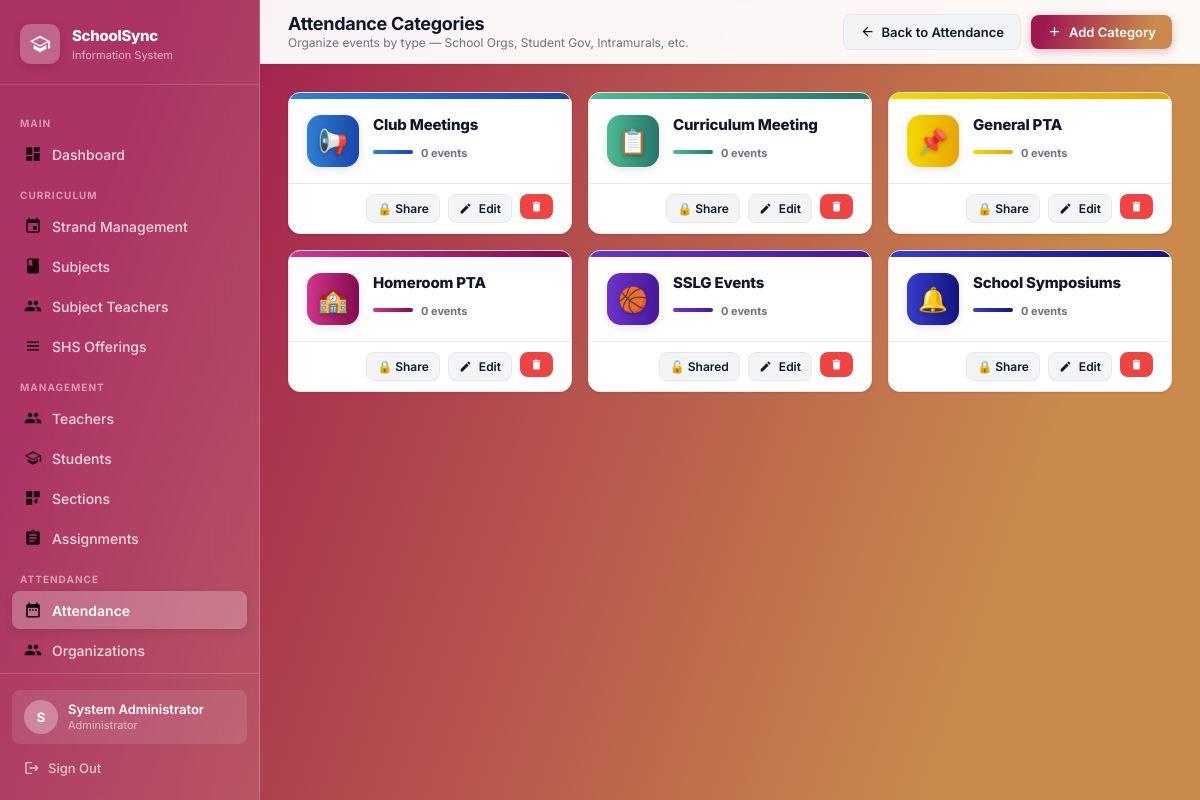
/attendance/categories (signed in), run on the app's committed database.
### tables this page shows
CREATE TABLE attendance_categories (id INTEGER PRIMARY KEY AUTOINCREMENT, name TEXT NOT NULL UNIQUE, description TEXT, color TEXT DEFAULT '#6b7280', icon TEXT DEFAULT '🎯', created_at TEXT DEFAULT (datetime('now')), created_by_student INTEGER, is_shared INTEGER DEFAULT 0);

### app.py (the view)
@app.route('/attendance/categories')
@login_required
def attendance_categories():
    conn = get_db()
    cats = conn.execute(
        "SELECT ac.*, COUNT(ae.id) AS event_count"
        " FROM attendance_categories ac"
        " LEFT JOIN attendance_events ae ON ae.category_id=ac.id"
        " GROUP BY ac.id ORDER BY ac.name"
    ).fetchall()
    conn.close()
    return render_template('attendance_categories.html', categories=cats)

### app.py (called while the page is built)
def get_db():
    conn = sqlite3.connect(DATABASE)
    conn.row_factory = sqlite3.Row
    conn.execute("PRAGMA foreign_keys = ON")
    return conn

def login_required(f):
    @wraps(f)
    def decorated(*args, **kwargs):
        if 'admin_id' not in session:
            return redirect(url_for('login'))
        return f(*args, **kwargs)
    return decorated

### templates/attendance_categories.html (shortened to what this page needs)
{% extends "layout.html" %}
{% block page_title %}Attendance Categories{% endblock %}
{% block page_subtitle %}Organize events by type — School Orgs, Student Gov, Intramurals, etc.{% endblock %}
{% block header_actions %}
  <a href="{{ url_for('attendance_home') }}" class="btn btn-secondary">
    <svg viewBox="0 0 24 24" fill="currentColor"><path d="M20 11H7.83l5.59-5.59L12 4l-8 8 8 8 1.41-1.41L7.83 13H20v-2z"/></svg>
    Back to Attendance
  </a>
  <button class="btn btn-primary" onclick="openModal('addCatModal')">
    <svg viewBox="0 0 24 24" fill="currentColor"><path d="M19 13h-6v6h-2v-6H5v-2h6V5h2v6h6v2z"/></svg>
    Add Category
  </button>
{% endblock %}
{% block content %}
{% set COURSE_COLORS = [
  ('--blue-course',        '#3b82f6'),
  ('--teal-course',        '#14b8a6'),
  ('--yellow-course',      '#f59e0b'),
  ('--pink-course',        '#ec4899'),
  ('--dark-teal-course',   '#8b5cf6'),
  ('--medium-blue-course', '#6366f1'),
  ('--mint-green-course',  '#06b6d4'),
  ('--green-course',       '#22c55e'),
  ('--orange-course',      '#f97316'),
  ('--slate-blue-course',  '#0ea5e9'),
  ('--dark-green-course',  '#10b981'),
  ('--orange-red-course',  '#ef4444'),
] %}
{% if categories %}
<div class="cat-grid">
  {% for cat in categories %}
  {% set ci = loop.index0 % 12 %}
  {% set cv = COURSE_COLORS[ci][0] %}
  <div class="cat-card">
    <div class="cat-bar" style="background:var({{ cv }});"></div>
    <div class="cat-body">
      <div class="cat-icon-box" style="background:var({{ cv }});">
        <span style="filter:drop-shadow(0 1px 2px rgba(0,0,0,.3));">{{ cat.icon }}</span>
      </div>
      <div style="flex:1;min-width:0;">
        <div class="cat-name">{{ cat.name }}</div>
        <div style="display:flex;align-items:center;gap:8px;margin-top:6px;">
          <div class="cat-preview-bar" style="width:40px;background:var({{ cv }});"></div>
          <span class="cat-count">{{ cat.event_count }} event{{ 's' if cat.event_count != 1 else '' }}</span>
        </div>
      </div>
    </div>
    <div class="cat-footer">
      <form method="POST" action="{{ url_for('share_attendance_category', cid=cat.id) }}" style="display:inline;">
        <button type="submit" class="btn btn-secondary btn-sm" title="{{ 'Unshare from SSG Secretary General' if cat.is_shared else 'Share with SSG Secretary General' }}">
          {{ '🔓 Shared' if cat.is_shared else '🔒 Share' }}
        </button>
      </form>
      <button class="btn btn-secondary btn-sm"
              onclick="editCat({{ cat.id }}, {{ cat.name|tojson }}, {{ (cat.description or '')|tojson }}, {{ cat.color|tojson }}, {{ cat.icon|tojson }})">
        <svg viewBox="0 0 24 24" fill="currentColor"><path d="M3 17.25V21h3.75L17.81 9.94l-3.75-3.75L3 17.25zM20.71 7.04c.39-.39.39-1.02 0-1.41l-2.34-2.34c-.39-.39-1.02-.39-1.41 0l-1.83 1.83 3.75 3.75 1.83-1.83z"/></svg>
        Edit
      </button>
      <form method="POST" action="{{ url_for('delete_attendance_category', cid=cat.id) }}"
            onsubmit="return confirm('Delete this category?')" style="display:inline;">
        <button type="submit" class="btn btn-danger btn-sm">
          <svg viewBox="0 0 24 24" fill="currentColor"><path d="M6 19c0 1.1.9 2 2 2h8c1.1 0 2-.9 2-2V7H6v12zM19 4h-3.5l-1-1h-5l-1 1H5v2h14V4z"/></svg>
        </button>
      </form>
    </div>
  </div>
  {% endfor %}
</div>
{% endif %}
{% endblock %}

### static/css/style.css (style rules this page uses)
:root { --brand-gradient: linear-gradient(109deg, rgba(160,24,80,1) 11.2%, rgba(201,138,75,1) 81.7%); --blue-course: linear-gradient(90deg, rgba(46,129,211,1) 0%, rgba(25,70,171,1) 100%); --teal-course: linear-gradient(90deg, rgba(76,187,149,1) 0%, rgba(38,117,105,1) 100%); --yellow-course: linear-gradient(90deg, rgba(241,218,0,1) 0%, rgba(233,164,0,1) 100%); --pink-course: linear-gradient(90deg, rgba(208,53,141,1) 0%, rgba(131,10,78,1) 100%); --dark-teal-course: linear-gradient(90deg, rgba(107,53,202,1) 0%, rgba(72,23,155,1) 100%); --medium-blue-course: linear-gradient(90deg, rgba(56,61,201,1) 0%, rgba(19,21,128,1) 100%); --mint-green-course: linear-gradient(90deg, rgba(87,209,218,1) 0%, rgba(41,123,146,1) 100%); --green-course: linear-gradient(90deg, rgba(87,219,56,1) 0%, rgba(52,164,50,1) 100%); --orange-course: linear-gradient(90deg, rgba(235,154,48,1) 0%, rgba(218,86,15,1) 100%); --slate-blue-course: linear-gradient(90deg, rgba(50,103,153,1) 0%, rgba(18,57,96,1) 100%); --dark-green-course: linear-gradient(90deg, rgba(49,123,100,1) 0%, rgba(22,71,79,1) 100%); --orange-red-course: linear-gradient(90deg, #f26a21 0%, #c0392b 100%); --sidebar-width: 260px; --header-height: 64px; --radius-sm: 8px; --radius-md: 12px; --radius-lg: 16px; --shadow-sm: 0 1px 3px rgba(0,0,0,.08), 0 1px 2px rgba(0,0,0,.04); --shadow-md: 0 4px 12px rgba(0,0,0,.10), 0 2px 4px rgba(0,0,0,.06); --shadow-lg: 0 10px 30px rgba(0,0,0,.14), 0 4px 8px rgba(0,0,0,.08); --text-primary: #111827; --text-secondary: #6b7280; --text-muted: #9ca3af; --border: #e5e7eb; --bg-page: #f3f4f6; --bg-white: #ffffff; --danger: #ef4444; --success: #22c55e; }
*,*::before,*::after { box-sizing:border-box;margin:0;padding:0 }
html { scroll-behavior:smooth }
body { font-family:'Inter',sans-serif;font-size:14px;color:var(--text-primary);background:var(--brand-gradient);min-height:100vh;-webkit-font-smoothing:antialiased }
a { text-decoration:none;color:inherit }
.header-actions .btn { white-space:nowrap }
.btn { display:inline-flex;align-items:center;gap:7px;padding:9px 16px;border-radius:var(--radius-sm);font-family:'Inter',sans-serif;font-size:13px;font-weight:600;cursor:pointer;border:none;transition:opacity .2s,transform .15s,box-shadow .2s;white-space:nowrap }
.btn svg { width:15px;height:15px }
.btn-primary { background:var(--brand-gradient);color:white;box-shadow:0 2px 8px rgba(160,24,80,.3) }
.btn-secondary { background:var(--bg-page);color:var(--text-primary);border:1px solid var(--border) }
.btn-danger { background:var(--danger);color:white }
.btn-sm { padding:6px 10px;font-size:12px }
.btn-sm svg { width:13px;height:13px }

### templates/attendance_categories.html (style rules this page uses)
.cat-grid { display:grid;grid-template-columns:repeat(auto-fill,minmax(260px,1fr));gap:16px; }
.cat-card { background:var(--bg-white);border:1px solid var(--border);border-radius:var(--radius-md); box-shadow:var(--shadow-sm);overflow:hidden;display:flex;flex-direction:column; transition:box-shadow .2s,transform .2s; }
.cat-bar { height:6px; }
.cat-body { padding:16px 18px;flex:1;display:flex;align-items:flex-start;gap:14px; }
.cat-icon-box { width:52px;height:52px;border-radius:14px;display:flex;align-items:center; justify-content:center;font-size:24px;flex-shrink:0;box-shadow:0 2px 8px rgba(0,0,0,.12); }
.cat-name { font-size:15px;font-weight:800;color:var(--text-primary);letter-spacing:-.2px; }
.cat-count { font-size:11px;font-weight:700;color:var(--text-secondary);margin-top:6px; }
.cat-footer { padding:10px 18px;border-top:1px solid var(--border);display:flex;gap:8px;justify-content:flex-end; }
.cat-preview-bar { height:4px;border-radius:2px;margin-top:4px; }

### data on the page
attendance_categories: icon "📢", name "Club Meetings", event_count "0", event_count "s", is_shared "🔒 Share"
attendance_categories: icon "📋", name "Curriculum Meeting", event_count "0", event_count "s", is_shared "🔒 Share"
attendance_categories: icon "📌", name "General PTA", event_count "0", event_count "s", is_shared "🔒 Share"
attendance_categories: icon "🏫", name "Homeroom PTA", event_count "0", event_count "s", is_shared "🔒 Share"
attendance_categories: icon "🏀", name "SSLG Events", event_count "0", event_count "s", is_shared "🔓 Shared"
attendance_categories: icon "🔔", name "School Symposiums", event_count "0", event_count "s", is_shared "🔒 Share"

### other printed values
{{ session.admin_name[0]|upper }} "S"
{{ session.admin_name }} "System Administrator"
